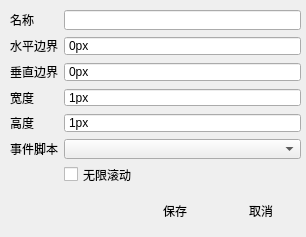
<?xml version="1.0" encoding="UTF-8"?>
<ui version="4.0">
 <class>LevelDefineWindow</class>
 <widget class="QWidget" name="LevelDefineWindow">
  <property name="geometry">
   <rect>
    <x>0</x>
    <y>0</y>
    <width>306</width>
    <height>237</height>
   </rect>
  </property>
  <property name="windowTitle">
   <string>场景属性</string>
  </property>
  <property name="windowIcon">
   <iconset resource="orion2.qrc">
    <normaloff>:/images/unique32.png</normaloff>:/images/unique32.png</iconset>
  </property>
  <widget class="QWidget" name="layoutWidget">
   <property name="geometry">
    <rect>
     <x>10</x>
     <y>190</y>
     <width>291</width>
     <height>42</height>
    </rect>
   </property>
   <layout class="QHBoxLayout" name="horizontalLayout_2">
    <item>
     <spacer name="horizontalSpacer">
      <property name="orientation">
       <enum>Qt::Horizontal</enum>
      </property>
      <property name="sizeHint" stdset="0">
       <size>
        <width>40</width>
        <height>20</height>
       </size>
      </property>
     </spacer>
    </item>
    <item>
     <widget class="QPushButton" name="savepushButton">
      <property name="text">
       <string>保存</string>
      </property>
      <property name="icon">
       <iconset resource="orion2.qrc">
        <normaloff>:/images/ok.png</normaloff>:/images/ok.png</iconset>
      </property>
      <property name="iconSize">
       <size>
        <width>32</width>
        <height>32</height>
       </size>
      </property>
      <property name="flat">
       <bool>true</bool>
      </property>
     </widget>
    </item>
    <item>
     <widget class="QPushButton" name="cancelpushButton">
      <property name="text">
       <string>取消</string>
      </property>
      <property name="icon">
       <iconset resource="orion2.qrc">
        <normaloff>:/images/cancel.png</normaloff>:/images/cancel.png</iconset>
      </property>
      <property name="iconSize">
       <size>
        <width>32</width>
        <height>32</height>
       </size>
      </property>
      <property name="flat">
       <bool>true</bool>
      </property>
     </widget>
    </item>
   </layout>
  </widget>
  <widget class="QWidget" name="layoutWidget">
   <property name="geometry">
    <rect>
     <x>10</x>
     <y>10</y>
     <width>291</width>
     <height>174</height>
    </rect>
   </property>
   <layout class="QGridLayout" name="gridLayout">
    <item row="1" column="0">
     <widget class="QLabel" name="label_4">
      <property name="text">
       <string>水平边界</string>
      </property>
     </widget>
    </item>
    <item row="5" column="0">
     <widget class="QLabel" name="label_2">
      <property name="text">
       <string>事件脚本</string>
      </property>
     </widget>
    </item>
    <item row="2" column="0">
     <widget class="QLabel" name="label_6">
      <property name="text">
       <string>垂直边界</string>
      </property>
     </widget>
    </item>
    <item row="1" column="1">
     <widget class="QSpinBox" name="marginwspinBox">
      <property name="buttonSymbols">
       <enum>QAbstractSpinBox::NoButtons</enum>
      </property>
      <property name="suffix">
       <string>px</string>
      </property>
      <property name="maximum">
       <number>99999</number>
      </property>
     </widget>
    </item>
    <item row="5" column="1">
     <widget class="QComboBox" name="scriptcomboBox"/>
    </item>
    <item row="0" column="1">
     <widget class="QLineEdit" name="namelineEdit"/>
    </item>
    <item row="0" column="0">
     <widget class="QLabel" name="label">
      <property name="text">
       <string>名称</string>
      </property>
     </widget>
    </item>
    <item row="2" column="1">
     <widget class="QSpinBox" name="marginhspinBox">
      <property name="buttonSymbols">
       <enum>QAbstractSpinBox::NoButtons</enum>
      </property>
      <property name="suffix">
       <string>px</string>
      </property>
      <property name="maximum">
       <number>99999</number>
      </property>
     </widget>
    </item>
    <item row="6" column="1">
     <widget class="QCheckBox" name="scrollcheckBox">
      <property name="text">
       <string>无限滚动</string>
      </property>
     </widget>
    </item>
    <item row="3" column="0">
     <widget class="QLabel" name="label_3">
      <property name="text">
       <string>宽度</string>
      </property>
     </widget>
    </item>
    <item row="4" column="0">
     <widget class="QLabel" name="label_5">
      <property name="text">
       <string>高度</string>
      </property>
     </widget>
    </item>
    <item row="3" column="1">
     <widget class="QSpinBox" name="widthspinBox">
      <property name="buttonSymbols">
       <enum>QAbstractSpinBox::NoButtons</enum>
      </property>
      <property name="suffix">
       <string>px</string>
      </property>
      <property name="minimum">
       <number>1</number>
      </property>
      <property name="maximum">
       <number>99999</number>
      </property>
     </widget>
    </item>
    <item row="4" column="1">
     <widget class="QSpinBox" name="heightspinBox">
      <property name="buttonSymbols">
       <enum>QAbstractSpinBox::NoButtons</enum>
      </property>
      <property name="suffix">
       <string>px</string>
      </property>
      <property name="minimum">
       <number>1</number>
      </property>
      <property name="maximum">
       <number>99999</number>
      </property>
     </widget>
    </item>
   </layout>
  </widget>
 </widget>
 <resources>
  <include location="orion2.qrc"/>
 </resources>
 <connections/>
</ui>
